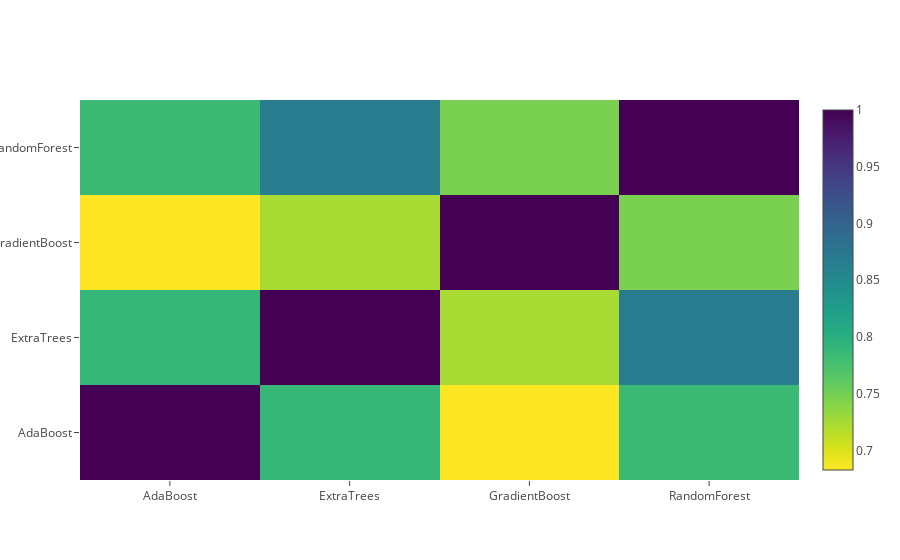

Source (notebook cell):
### Code cell
data = [
    go.Heatmap(
        z= base_predictions_train.astype(float).corr().values ,
        x=base_predictions_train.columns.values,
        y= base_predictions_train.columns.values,
          colorscale='Viridis',
            showscale=True,
            reversescale = True
    )
]
py.iplot(data, filename='labelled-heatmap')

### Figure 1 — Plotly figure (JSON) as saved in the notebook; plotly's stock layout.template omitted (floating-point values rounded to 4 significant figures)
{"data": [{"uid": "6525d1dd-45be-4647-ad00-16938fbead66", "colorscale": "Viridis", "reversescale": true, "showscale": true, "y": ["AdaBoost", "ExtraTrees", "GradientBoost", "RandomForest"], "x": ["AdaBoost", "ExtraTrees", "GradientBoost", "RandomForest"], "z": [[1, 0.7888, 0.6828, 0.7848], [0.7888, 1, 0.7236, 0.8678], [0.6828, 0.7236, 1, 0.7464], [0.7848, 0.8678, 0.7464, 1]], "type": "heatmap"}], "layout": {}}
